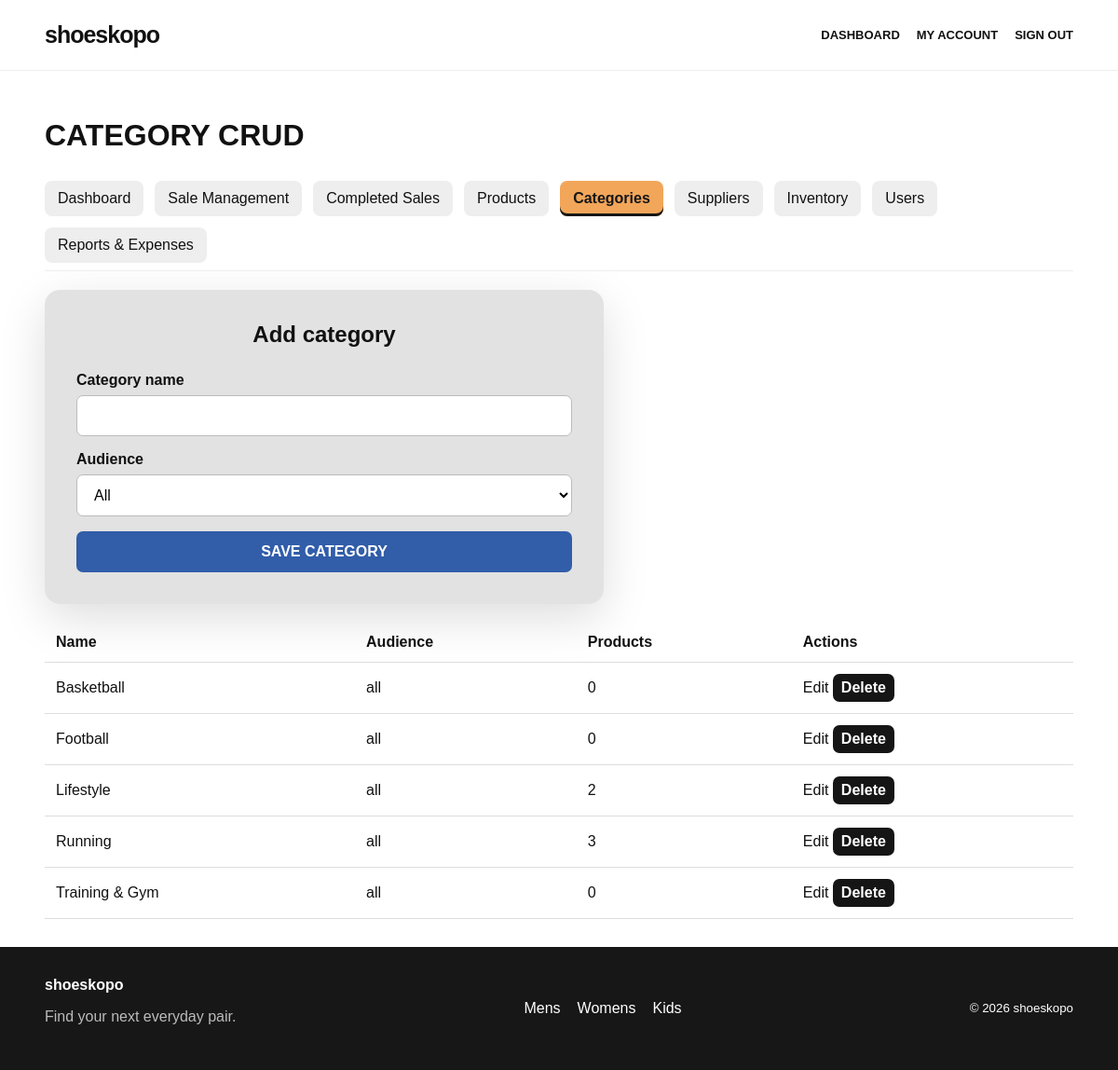
Screenshot of /admin/categories.php (signed in) with the database file from the repository.
### tables this page shows
CREATE TABLE `categories` (
  `id` int(11) NOT NULL,
  `name` varchar(100) NOT NULL,
  `audience` enum('men','women','kids','all') NOT NULL DEFAULT 'all',
  `slug` varchar(120) NOT NULL,
  `created_at` timestamp NOT NULL DEFAULT current_timestamp()
);

### admin/categories.php (the view, shortened to what this page needs)
<?php
require_once __DIR__ . '/../config/db.php'; require_once __DIR__ . '/../includes/functions.php'; require_role(['admin']); $error='';
$edit=null;if(isset($_GET['edit'])){$st=$pdo->prepare('SELECT * FROM categories WHERE id=?');$st->execute([(int)$_GET['edit']]);$edit=$st->fetch();}
$categories=$pdo->query('SELECT c.*,COUNT(p.id) AS product_count FROM categories c LEFT JOIN products p ON p.category_id=c.id GROUP BY c.id ORDER BY c.name')->fetchAll();$pageTitle='Manage Categories';include __DIR__.'/../includes/header.php';
?>
<div class="admin-shell"><h1>CATEGORY CRUD</h1><?= admin_navigation('categories.php') ?><?php if($error): ?><div class="form-error"><?= e($error) ?></div><?php endif; ?>
<section class="form-wrap" style="margin:20px 0;max-width:600px"><h2><?= $edit?'Edit category':'Add category' ?></h2><form method="post"><input type="hidden" name="id" value="<?= (int)($edit['id']??0) ?>"><div class="field"><label>Category name</label><input name="name" required value="<?= e($edit['name']??'') ?>"></div><div class="field"><label>Audience</label><select name="audience"><?php foreach(['all','men','women','kids'] as $a): ?><option value="<?= $a ?>" <?= ($edit['audience']??'all')===$a?'selected':'' ?>><?= ucfirst($a) ?></option><?php endforeach; ?></select></div><button class="btn btn-blue">SAVE CATEGORY</button></form></section>
<div class="table-wrap"><table class="data-table"><thead><tr><th>Name</th><th>Audience</th><th>Products</th><th>Actions</th></tr></thead><tbody><?php foreach($categories as $c): ?><tr><td><?= e($c['name']) ?></td><td><?= e($c['audience']) ?></td><td><?= (int)$c['product_count'] ?></td><td><a href="categories.php?edit=<?= (int)$c['id'] ?>">Edit</a> <form method="post" style="display:inline" onsubmit="return confirm('Delete this category? Products will remain uncategorized.')"><input type="hidden" name="action" value="delete"><input type="hidden" name="id" value="<?= (int)$c['id'] ?>"><button class="btn" style="padding:6px 9px">Delete</button></form></td></tr><?php endforeach; ?></tbody></table></div></div>
<?php include __DIR__.'/../includes/footer.php'; ?>

### assets/css/style.css (style rules this page uses)
* { box-sizing:border-box }
html { scroll-behavior:smooth }
body { margin:0;color:#111;background:#fff;font-family:Arial,Helvetica,sans-serif }
a { color:inherit;text-decoration:none }
button,input,select,textarea { font:inherit }
.btn { display:inline-block;border:0;border-radius:7px;padding:13px 20px;background:#151515;color:#fff;font-weight:700;cursor:pointer }
.btn-blue { background:#315da9 }
.form-wrap { max-width:440px;margin:44px auto;padding:34px;background:rgba(225,225,225,.94);border-radius:16px;box-shadow:0 15px 50px #0002 }
.form-wrap h1,.form-wrap h2 { text-align:center;margin:0 0 26px }
.field { margin-bottom:16px }
.field label { display:block;font-weight:700;margin-bottom:7px }
.field input,.field select,.field textarea { width:100%;padding:12px 14px;border:1px solid #bbb;border-radius:7px;background:#fff }
.form-wrap .btn { width:100% }
.table-wrap { overflow:auto }
.data-table { width:100%;border-collapse:collapse }
.data-table th,.data-table td { padding:12px;border-bottom:1px solid #ddd;text-align:left }
.admin-shell { padding:30px 4% }

### rows the page displays
categories: name "Basketball", audience "all", product_count "0"
categories: name "Football", audience "all", product_count "0"
categories: name "Lifestyle", audience "all", product_count "2"
categories: name "Running", audience "all", product_count "3"
categories: name "Training & Gym", audience "all", product_count "0"

### other values shown
$label "Dashboard"
$label "Sale Management"
$label "Completed Sales"
$label "Products"
$label "Categories"
$label "Suppliers"
$label "Inventory"
$label "Users"
$label "Reports & Expenses"
form field audience "All"
